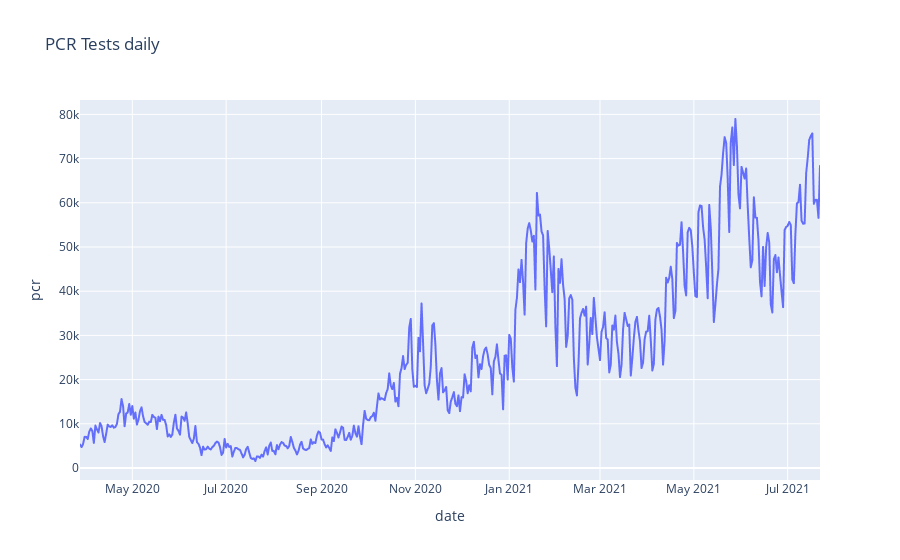

Notebook code cell kept with this figure:
### Code cell
px.line(df_merged, 'date', 'pcr', title = 'PCR Tests daily')

### Figure 1 — Plotly figure (JSON) as saved in the notebook; plotly's stock layout.template omitted (floating-point values rounded to 4 significant figures; data arrays with more than 128 entries replaced by an {"elided": "..."} marker saying what was removed)
{"data": [{"hovertemplate": "date=%{x}<br>pcr=%{y}<extra></extra>", "legendgroup": "", "line": {"color": "#636efa", "dash": "solid"}, "mode": "lines", "name": "", "showlegend": false, "type": "scattergl", "x": {"elided": "5471 str values"}, "xaxis": "x", "y": {"elided": "5471 int values"}, "yaxis": "y"}], "layout": {"legend": {"tracegroupgap": 0}, "title": {"text": "PCR Tests daily"}, "xaxis": {"anchor": "y", "domain": [0, 1], "title": {"text": "date"}}, "yaxis": {"anchor": "x", "domain": [0, 1], "title": {"text": "pcr"}}}}
